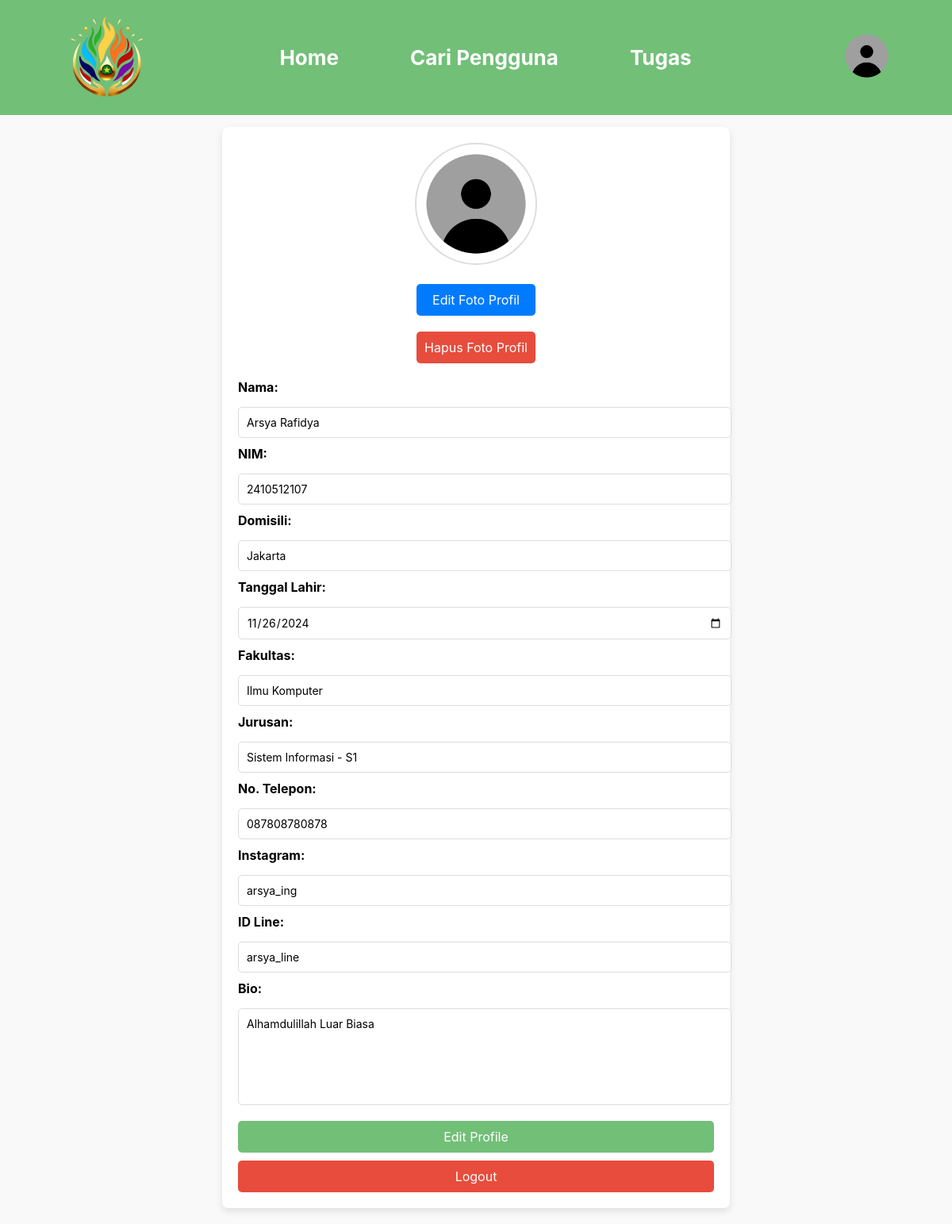
Page /profile.php (signed in) on the earlier database version.
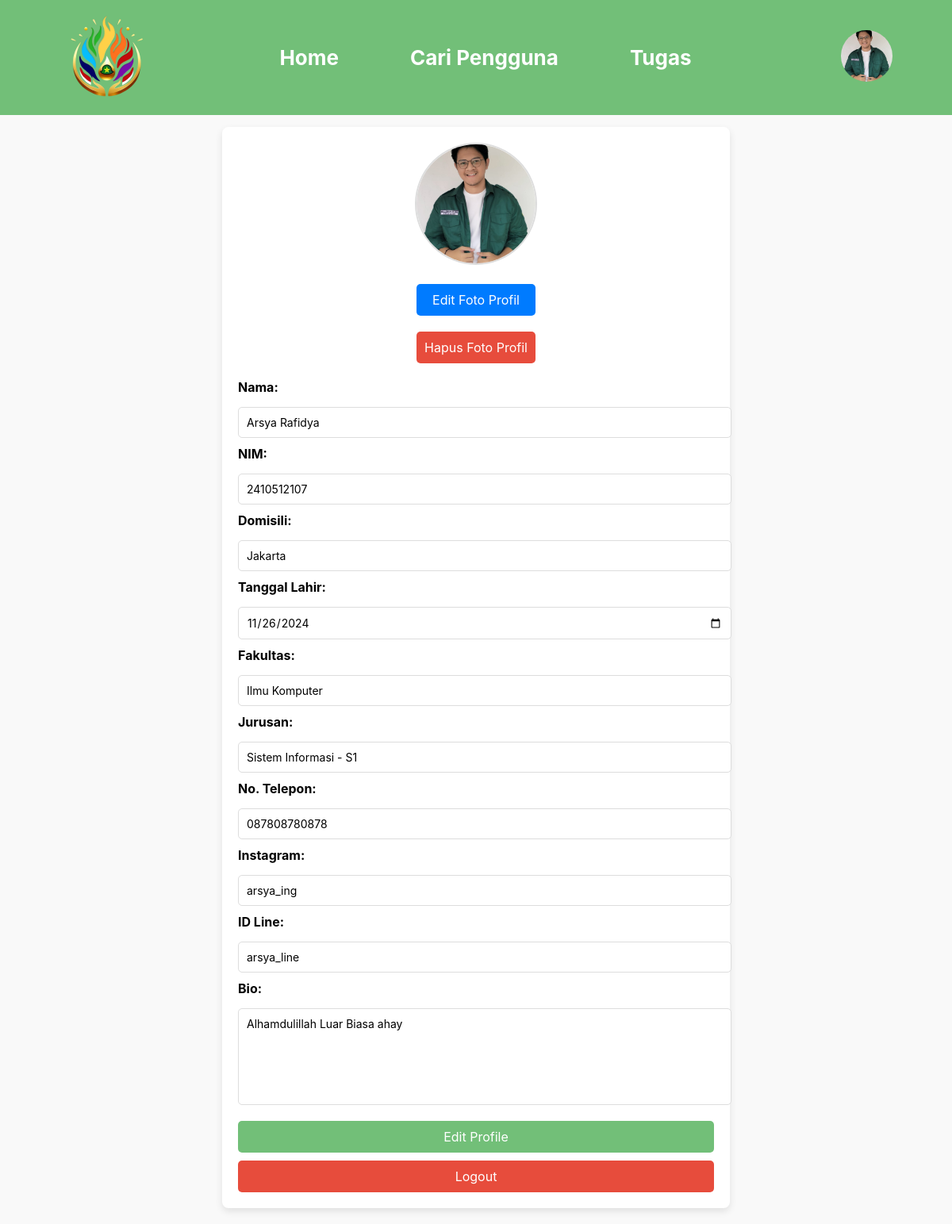
Same page on the later database version.
### tables this page shows
CREATE TABLE `mahasiswa` (
  `id_user` int(5) DEFAULT NULL,
  `nim_mhs` varchar(10) NOT NULL,
  `nama` varchar(30) NOT NULL,
  `domisili` varchar(25) DEFAULT NULL,
  `tanggal_lahir` date DEFAULT NULL,
  `fakultas` varchar(25) DEFAULT NULL,
  `jurusan` varchar(30) DEFAULT NULL,
  `asal_sma` varchar(25) DEFAULT NULL,
  `kelompok` int(3) DEFAULT NULL,
  `bio` text DEFAULT NULL,
  `no_telp` varchar(15) DEFAULT NULL,
  `instagram` varchar(30) DEFAULT NULL,
  `id_line` varchar(25) DEFAULT NULL,
  `profile_mhs` varchar(100) DEFAULT 'default.png'
);

### profileAdd.php (called while the page is built, shortened)
<?php
include 'connectdb.php';
$id_user = $_SESSION['id_user'];
$role = $_SESSION['role'];
$profile_image = 'Assets/default.png';
if ($id_user && $role) {
    if ($role == 'mahasiswa') {
        $query = "SELECT profile_mhs AS profile FROM mahasiswa WHERE id_user = $id_user";
        $result = $conn->query($query);
        if ($result->num_rows > 0) {
            $row = $result->fetch_assoc();
            $profile_image = !empty($row['profile']) ? "Assets/profile_mhs/" . $row['profile'] : $profile_image;
        }
    }
}
?>

### profile.php (the view, shortened to what this page needs)
<?php
include 'connectdb.php';
include 'profileAdd.php';
$id_user = $_SESSION['id_user'];
$query = "SELECT * FROM mahasiswa WHERE id_user = ?";
$stmt = $conn->prepare($query);
$stmt->bind_param("i", $id_user);
$stmt->execute();
$result = $stmt->get_result();
if ($result->num_rows > 0) {
    $mahasiswa = $result->fetch_assoc();
} else {
    echo "Data tidak ditemukan.";
    exit;
}
?>
<!DOCTYPE html>
<html lang="en">
<head>
    <link rel="stylesheet" href="style_profile.css">
</head>
<body>
<header>
      <nav>
        <div class="logo">
          <img src="Assets/patribera-logo.png" alt="Logo" />
        </div>
        <ul>
          <li><a href="index.php">Home</a></li>
          <li><a href="pageKelompok.php">Cari Pengguna</a></li>
          <li><a href="tugas.php">Tugas</a></li>
        </ul>
        <div class="profile">
          <a href="profile.php"><img src="<?php echo $profile_image; ?>" alt="Profile" width="65" height="65" style="border-radius: 50%; object-fit: cover;">
        </a>
        </div>
      </nav>
    </header>
    <div class="profile-container">
        <div class="profile-picture">
            <img src="Assets/profile_mhs/<?php echo htmlspecialchars($mahasiswa['profile_mhs']); ?>" id="profile-preview">
            <div class="pic-button" style="display: flex; justify-content: center;">
                <button type="button" class="edit-photo-button" id="edit-photo-button">Edit Foto Profil</button>
            </div>
            <div class="pic-button" style="display: flex; justify-content: center;">
                <form action="hapus_foto.php" method="POST">
                    <button type="submit" name="hapus_foto" class="delete-photo-button">Hapus Foto Profil</button>
                </form>
            </div>
        </div>
        <form id="profile-form" action="edit_profile.php" method="POST" enctype="multipart/form-data">
            <div class="profile-fields">
                <label for="nama">Nama:</label>
                <input type="text" id="nama" name="nama" value="<?php echo htmlspecialchars($mahasiswa['nama']); ?>" required>
                <label for="nim_mhs">NIM:</label>
                <input type="text" id="nim_mhs" name="nim_mhs" value="<?php echo htmlspecialchars($mahasiswa['nim_mhs']); ?>" readonly>
                <label for="domisili">Domisili:</label>
                <input type="text" id="domisili" name="domisili" value="<?php echo htmlspecialchars($mahasiswa['domisili']); ?>">
                <label for="tanggal_lahir">Tanggal Lahir:</label>
                <input type="date" id="tanggal_lahir" name="tanggal_lahir" value="<?php echo htmlspecialchars($mahasiswa['tanggal_lahir']); ?>">
                <label for="fakultas">Fakultas:</label>
                <input type="disable" id="fakultas" name="fakultas" value="<?php echo htmlspecialchars($mahasiswa['fakultas']); ?>" readonly>
                <label for="jurusan">Jurusan:</label>
                <input type="disable" id="jurusan" name="jurusan" value="<?php echo htmlspecialchars($mahasiswa['jurusan']); ?>" readonly>
                <label for="no_telp">No. Telepon:</label>
                <input type="text" id="no_telp" name="no_telp" value="<?php echo htmlspecialchars($mahasiswa['no_telp']); ?>">
                <label for="instagram">Instagram:</label>
                <input type="text" id="instagram" name="instagram" value="<?php echo htmlspecialchars($mahasiswa['instagram']); ?>">
                <label for="id_line">ID Line:</label>
                <input type="text" id="id_line" name="id_line" value="<?php echo htmlspecialchars($mahasiswa['id_line']); ?>">
                <label for="bio">Bio:</label>
                <textarea id="bio" name="bio"><?php echo htmlspecialchars($mahasiswa['bio']); ?></textarea>
            </div>
            <button type="submit" id="edit-button" disabled>Edit Profile</button>
        </form>
        <form action="logout.php" method="POST">
            <button type="submit" class="logout-button">Logout</button>
        </form>
    </div>
</body>
</html>

Differences in the rows shown:
changed mahasiswa "Arsya Rafidya": profile_mhs: picture added in place of a placeholder; bio "Alhamdulillah Luar Biasa" → "Alhamdulillah Luar Biasa ahay"
